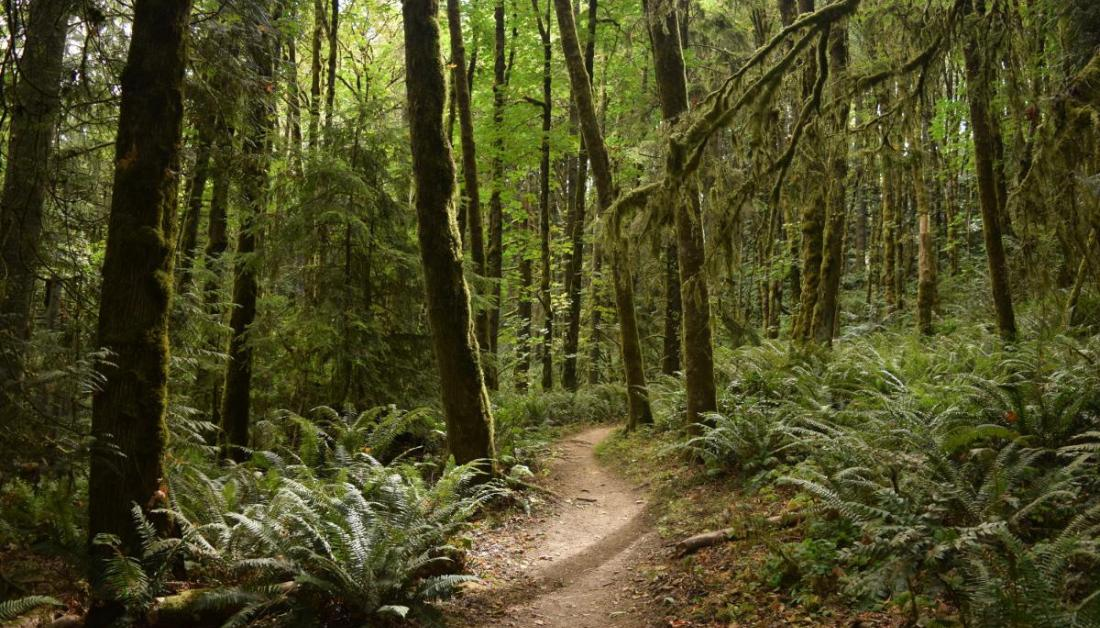
#> input picture 강의자료/07주차_DIP07_ImageEnhancement/data/forest-park-trail.jpg, 1100 x 628 px, given in place of fseprd746674.jpg, which was not available
$ python Eh5.3_HistogramSpecification.py
#> lines starting #> are read from the running program, lines starting #| are printed output that depends on the picture; pictures that were not available may be replaced by others from this repository, and a replacement may not be noted
"""
개요:
    영상의 히스토그램 명세화를 실현한다.
    1) skimage.exposure 모듈의 cumulative_distribution() 함수를 통해 ncdf 값을 연산하는 연습 프로그램을 학습한다.
    2) 소스 영상과 템플레이트 영상을 제공하여 주어진 템플레이트의 RGB 히스토그램이 나올 수 있도록 소스 영상의 히스토그램을 변환한다.
    이를 위해서는 히스토그램 명세화를 실행하는 맵핑함수의 개발이 필요하다.

One-dimensional linear interpolation.
numpy.interp(x, xp, fp, left=None, right=None, period=None)
    Returns the one-dimensional piecewise linear interpolant to a function
    with given discrete data points (xp, fp), evaluated at x.
    x: array_like
        The x-coordinates at which to evaluate the interpolated values.
    xp: 1-D sequence of floats
        The x-coordinates of the data points, must be increasing if argument period is not specified.
        Otherwise, xp is internally sorted after normalizing the periodic boundaries with xp = xp % period.
    fp: 1-D sequence of float or complex
        The y-coordinates of the data points, same length as xp.


"""

path = '../data/hist_spec/'

# s_file: source file. 변형된 히스토그램이 적용될 영상.
# t_file: template 영상. 닮고자하는 히스토그램을 갖고 있는 영상
#s_file = 'forest-park-trail.jpg'; t_file = 'snowy.jpg'
s_file = 'fseprd746674.jpg'; t_file = 'flames.jpg'
#s_file = 'CSLN-Member-gathering.jpg'; t_file = 'Autumn_forest-800x450.jpg'
#s_file = 'sirens-descansoenchanted-8.jpg'; t_file = 'Autumn_forest-800x450.jpg'
#s_file = 'sirens-descansoenchanted-8.jpg'; t_file = 'snowy.jpg'


from skimage.exposure import cumulative_distribution
from skimage.io import imread
from skimage.color import rgb2gray
# pylab combines pyplot with numpy into a single namespace.
# This is convenient for interactive work,
# but for programming it is recommended that the namespaces be kept separate
#import matplotlib.pylab as plt

import matplotlib.pyplot as plt
import numpy as np
import cv2 as cv

def maximizeWindow():     # Win10에서 창크기 최대화하는 방법
    figManager = plt.get_current_fig_manager()
    figManager.window.showMaximized()

# 원본 영상의 cdf, c와 템플레이트 영상의 cdf, c_t 및 원본 영상, im을 받아
# 이에 대한 히스토그램 명세화를 행한 영상과 그 mapping 함수를 반환한다.
def hist_matching(c, c_t, im):

    # c: 원본 영상의 cdf. 변형된 히스토그램이 적용될 영상의 cdf
    # c_t: template 영상의 cdf. 닮고자하는 히스토그램을 갖고 있는 영상의 cdf
    # im: 원본 영상. 이것이 c_t의 히스토그램으로 변환된 영상이 반환된다.

    b = np.interp(c, c_t, np.arange(256))   # find closest matches to b_t
        # c: The x-coordinates at which to evaluate the interpolated values.
        # c_t: The x-coordinates of the data points
        # np.arange(256): The y-coordinates of the data points, same length as xp.

    pix_repl = {i:b[i] for i in range(256)} # dictionary to replace the pixels
    mp = np.arange(0, 256)
    for (k, v) in pix_repl.items():     # key:value
        mp[k] = v

    #s = im.shape; im = np.reshape(mp[im.ravel()], im.shape); im = np.reshape(im, s) # 아래 한 줄이면 간단히 처리.
    im = mp[im]
    return im, mp

def cdf(im):
    # 영상 im의 ncdf(normalized cumulative distribution function)를 반환한다.
    c, b = cumulative_distribution(im)  # 이 함수는 cdf와 bin을 반환하는데, 그대로 사용하기가 불편하다. 길이가 256개가 아니다.
    # 0~255까지의 cdf 값이 있는 것이 아니라, b(0)...b(n-1)까지의 n개의 cdf 값이 있다.
    # 따라서 아래와 같이 b(0) 앞부분에는 0을 채워 넣어야 하고, b(n-1) 이후 뒷부분에는 1을 추가해야 한다.
    for i in range(b[0]):
        c = np.insert(c, 0, 0)      # b[0]의 앞부분의 자리의 c 값(cdf)은 0을 그만큼 채워주어야 한다.
    for i in range(b[-1]+1, 256):   # b(n-1) 뒷부분에는 1의 값을 채워주어야 한다.
        c = np.append(c, 1)
    np.set_printoptions(precision=1)
    #print(f"ncdf: shape={c.shape},\n{c}")
    print(f"ncdf: shape={c.shape}")
    #print(f"bin_centers: shape={b.shape}, \n{b}")
    print(f"bin_centers: shape={b.shape}")
    return c

import sys
print(f"python version={sys.version}\nopenCV version={cv.__version__}")

"""
# -------------------------------------------------------------------------------------------------------------
# 사전연습
# from skimage.exposure import cumulative_distribution
#   cumulative_distribution() 함수를 연습해 본다. => 이 함수로 일단 histogram equalization을 행한다.
# -------------------------------------------------------------------------------------------------------------
im = imread(path + s_file)
# img_cdf, array: Values of cumulative distribution function.
# bin_centers, array: Centers of bins.
gray = cv.cvtColor(im, cv.COLOR_BGR2GRAY)
gray_cdf = cdf(gray)

plt.figure()
#maximizeWindow()
plt.figure(figsize=(15, 8), num='Histogram Equalization')
plt.suptitle("Histogram Equalization by skimage.exposure.cumulative_distribution", fontsize=15, fontweight='bold')
plt.subplot(221), plt.imshow(im)
plt.axis('off')
plt.title('Input Image', size=20)

plt.subplot(222), plt.plot(gray_cdf)
plt.grid('on')
plt.title('normalized cumulative distribution function', size=20)

LUT = (255 * gray_cdf).astype(np.uint8)
print(f"LUT: shape={LUT.shape}")
plt.subplot(223), plt.imshow(LUT[im])
plt.axis('off')
plt.title('Histogram Equalized Image', size=20)

plt.show()
exit(0)
"""


#"""

# -------------------------------------------------------------------------------------------------------------
# 시작 부분
# -------------------------------------------------------------------------------------------------------------

# skimage.io 함수 imread()는 RGB로 구성되어 있다.

im = imread(path + s_file)      # 원본 영상. 변형된 히스토그램이 적용될 영상.
#> im is the input picture: shape (628, 1100, 3); mean R, G, B 76.4, 75, 35.9
im_t = imread(path + t_file)    # template 영상. 닮고자하는 히스토그램을 갖고 있는 영상
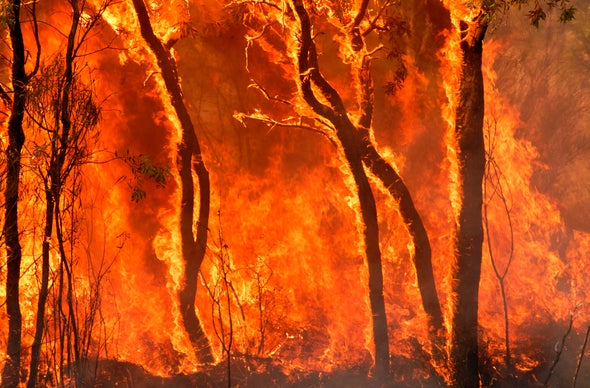
#> input picture 강의자료/07주차_DIP07_ImageEnhancement/data/flames.jpg, 590 x 388 px, found by its file name
#> im_t is the input picture: shape (388, 590, 3); mean R, G, B 186.6, 72.7, 18.2
print(f'im: shape={im.shape}, size={im.size}, dtype={im.dtype}, max={np.max(im)}, min={np.min(im)}')
#| im: shape=(628, 1100, 3), size=2072400, dtype=uint8, max=255, min=0

im1 = np.zeros(im.shape, dtype=np.uint8)

plt.figure()
maximizeWindow()
plt.suptitle("NCDFs of src(Cyan)/template(tab:pink) & mapping function(Black) for Each Color Plane", fontsize=15, fontweight='bold')
clr_title = ['Red', 'Green', 'Blue']
for i in range(3):          # RGB 채널에 대해 loop 작업
    c = cdf(im[..., i])     # 원본의 cdf
    c_t = cdf(im_t[..., i])     # template 영상의 cdf
    im1[..., i], mp = hist_matching(c, c_t, im[..., i]) # 히스토그램 명세화된 영상과 그 매핑함수를 반환
    plt.subplot(221 + i)
    plt.plot(c * 255, 'c', label='org(ncdf)')
    plt.plot(c_t * 255, 'tab:pink', label='template(ncdf)')
    plt.plot(mp, 'k', label='mapping')
    plt.title(clr_title[i], size=20)
    plt.grid('on'), plt.legend(fontsize=15)
#> this loop made 3 passes
#> pass 1, in hist_matching, `im = mp[im]`:
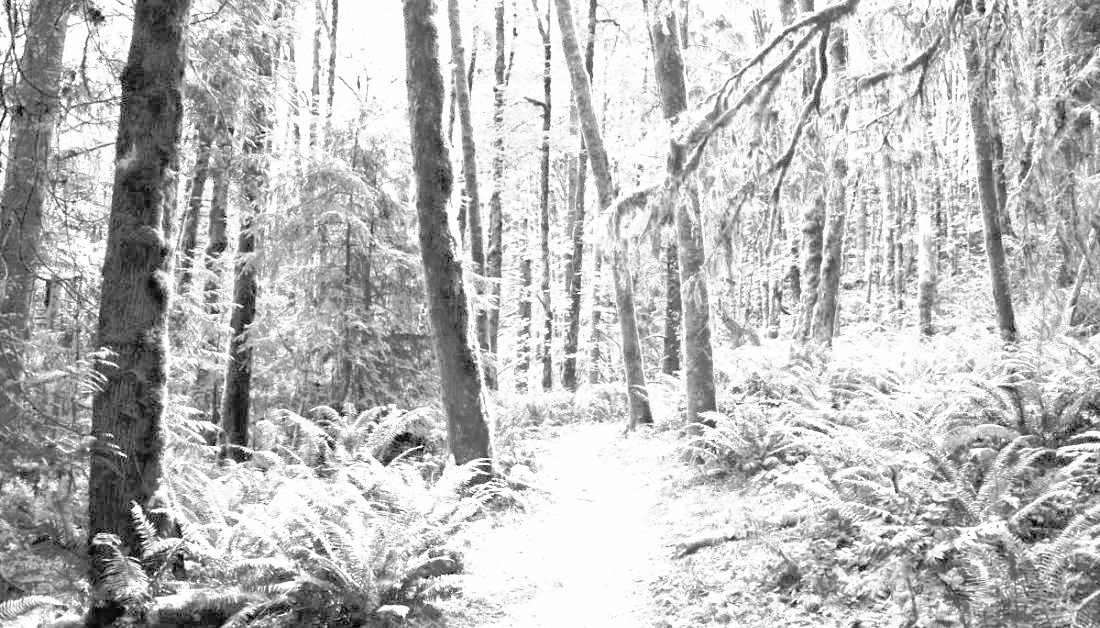
#> im: shape (628, 1100) int64; min 0, max 255, mean 186.5
#> pass 2, in hist_matching (call 2), `im = mp[im]`:
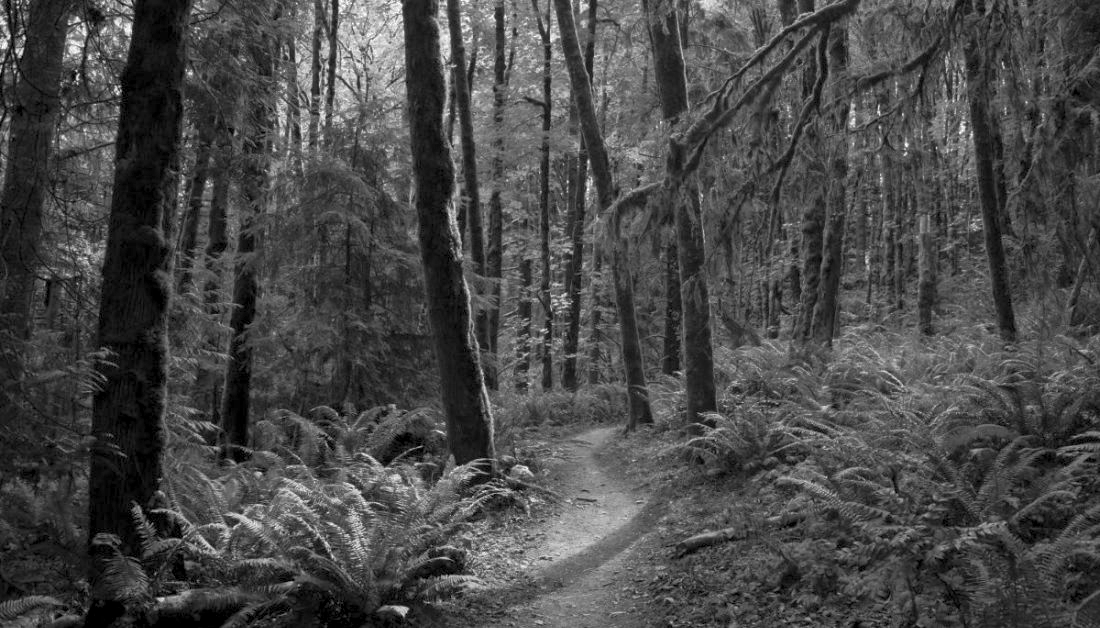
#> im: shape (628, 1100) int64; min 0, max 255, mean 72.2
#> pass 3, in hist_matching (call 3), `im = mp[im]`:
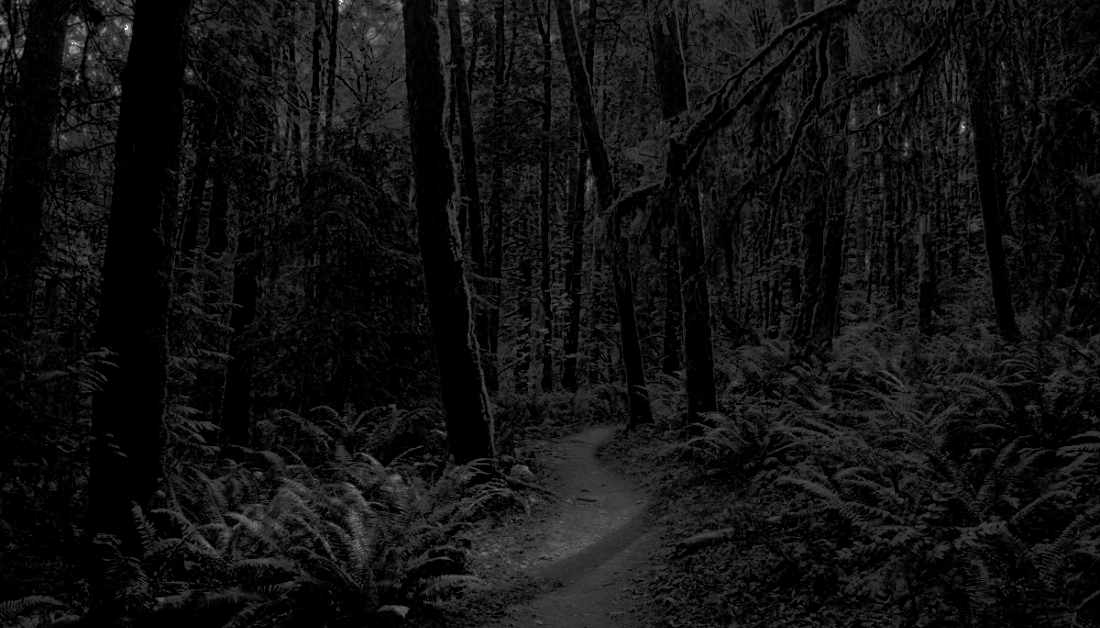
#> im: shape (628, 1100) int64; min 0, max 255, mean 17.7
#> after the loop:
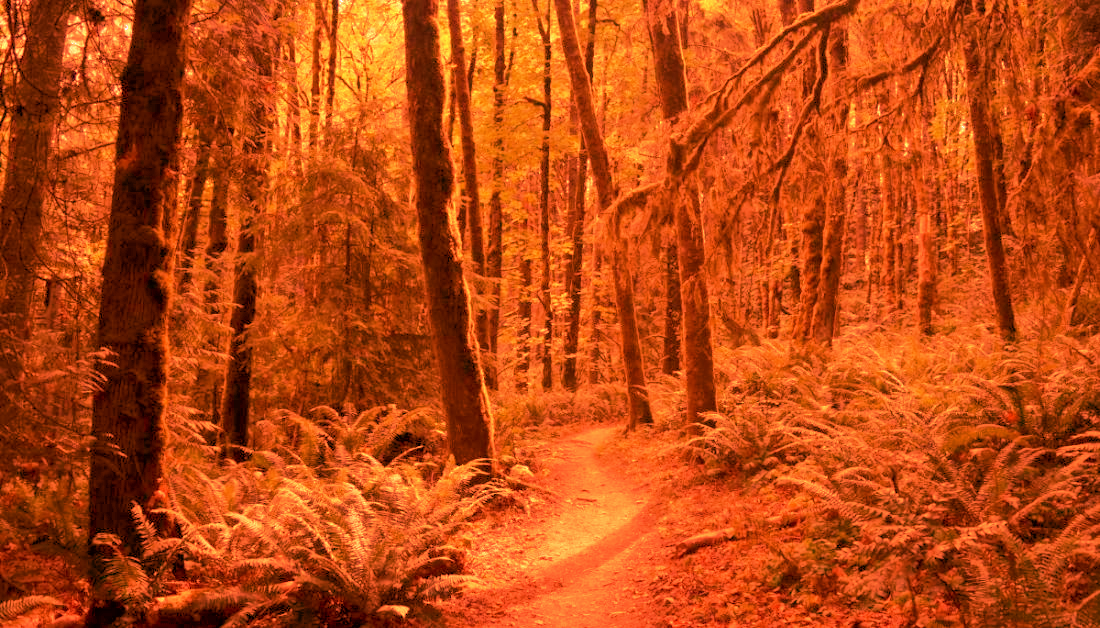
#> im1: shape (628, 1100, 3); mean R, G, B 186.5, 72.2, 17.7

#plt.subplot(224)        # src/template/변환 후 영상의 히스토그램 분포(rgb)를 보인다.


np.set_printoptions(precision=2)
# [5 lines of commented-out code are left out]

plt.figure()
maximizeWindow()
plt.suptitle("Source/Template/Output Images", fontsize=15, fontweight='bold')
plt.subplot(221), plt.imshow(im)
plt.axis('off')
plt.title('Input Image', size=20)

plt.subplot(222), plt.imshow(im_t), plt.axis('off'), plt.title('Template Image', size=20)
#plt.subplot(223), plt.imshow(im1[..., :3]), plt.axis('off'), plt.title('Output Image', size=20)
plt.subplot(223), plt.imshow(im1), plt.axis('off'), plt.title('Output Image', size=20)

#"""

# 미션: 새 창을 열고 src/template/output 영상의 RGB별 히스토그램을 그려 보자.


# img가 3채널 칼라 영상을 가정하고 r, g, b 히스토그램을 반환한다.
def myHist(img):            # img 영상은 RGB로 구성된 것으로 가정한다.
    hist_lst = []
    #for i in np.arange(2, -1, -1):      # b, g, r을 가정
    for i in np.arange(0, 3, 1):    # r, g, b를 가정
        hist, bin_edges = np.histogram(img[..., i],
                                   256,  # bins : int or sequence of scalars or str, optional
                                   [0, 255])  # range : (float, float), optional
        #print(len(bin_edges), bin_edges.astype("int"))
        print(len(bin_edges))
        hist_lst.append(hist/np.max(hist))  # 정규화된 히스토그램.
        #hist_lst.append(hist)           # 정규화되지 않은 히스토그램
    return hist_lst[0], hist_lst[1], hist_lst[2]        #r, g, b

plt.figure()
maximizeWindow()
plt.suptitle("Source/Template/Output Histogram", fontsize=15, fontweight='bold')
src = imread(path+s_file)           # skimage.io 함수 imread()는 RGB로 구성되어 있다.
template = imread(path+t_file)      # skimage.io 함수 imread()는 RGB로 구성되어 있다.
ttl_lst = ['source', 'template', 'output']
for i, img in enumerate([src, template, im1]):      # src/template/output
    r, g, b = myHist(img)
    plt.subplot(221 + i)
    plt.plot(r, color='r')
    plt.plot(g, color='g')
    plt.plot(b, color='b')
    #plt.axis('off')
    plt.grid('on')
    plt.title(ttl_lst[i])
plt.show()
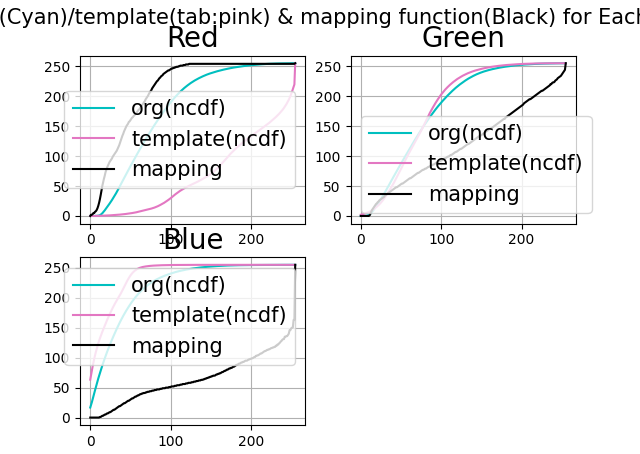
#> figure drawn by matplotlib, 3 panels; panel 1: curve peaks at x = 255, y = 255; panel 1: curve peaks at x = 255, y = 255; panel 1: curve peaks at x = 255, y = 255; panel 2: curve peaks at x = 255, y = 255
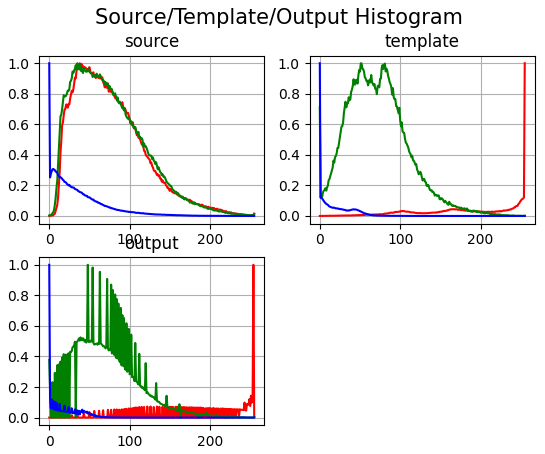
#> figure drawn by matplotlib, 3 panels; panel 1: curve peaks at x = 38, y = 1; panel 1: curve peaks at x = 35, y = 1; panel 1: curve peaks at x = 0, y = 1; panel 2: curve peaks at x = 255, y = 1
